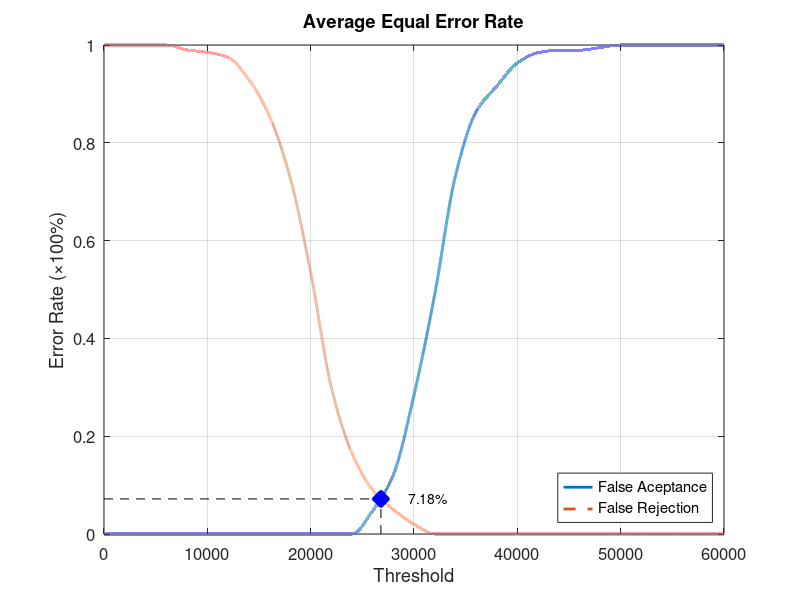
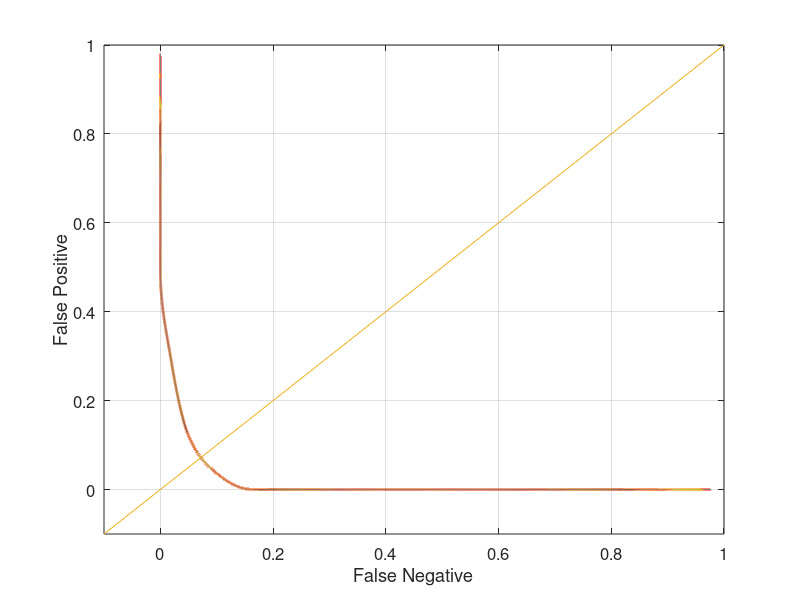

Source code (MATLAB) for these figures, in order:
function yEER = Database3_1
close all;
clear;
clc;
x = 0:2000:60000;
xq = 0:0.5:60000;

y0 = [0 0 0 0 0 0 0 0 0 0 0 0 0 0.0473684 0.121053 0.284211 0.489474 0.731579 0.863158 0.915789 0.963158 0.984211 0.989474 0.989474 0.994737 1 1 1 1 1 1];
yy0 = interp1(x, y0, xq, 'pchip');
y1 = [1 1 1 1 0.99 0.985 0.975 0.93 0.855 0.73 0.535 0.3 0.165 0.09 0.05 0.02 0 0 0 0 0 0 0 0 0 0 0 0 0 0 0];
yy1 = interp1(x, y1, xq, 'pchip');

% Calculating EER: 
y2 = abs(y0 - y1);
find(y2 == min(y2))
yy2 = abs(yy0 - yy1);
xEER = find(yy2 == min(yy2));
xEERIndex = xq(xEER) % X-axis EER
yEER = yy0(xEER) % Y-axis EER

main = figure
plot(xq, yy0,'-','LineWidth', 2);	hold on
plot(xq, yy1,'--','LineWidth', 2);	hold on
plot([xEERIndex xEERIndex], [0 yEER], 'k--');	hold on
plot([0 xEERIndex], [yEER yEER], 'k--');	hold on
plot(xEERIndex, yEER, 'bx', 'LineWidth', 10);	hold on
text(xEERIndex + 10 * xEERIndex / 100, yEER, [num2str(round((10000 * yEER)) / 100) '%'])
legend('False Aceptance', 'False Rejection', 'Location', 'SouthEast')
xlabel('Threshold')
ylabel('Error Rate (\times100%)')
title('Average Equal Error Rate')
set(gca, 'FontSize', 12)
axis([0 60000 0 1])
grid on

print(main, 'Database3_1Main', '-dpng');
FNRxFPR = figure('Color', [1 1 1]);
plot(yy1, yy0, '-', yy1, yy0, 'LineWidth', 2);
hold on
y = -0.1:0.1:1
plot(y, y); 
set(gca, 'FontSize', 12)
xlabel('False Negative')
ylabel('False Positive')
axis([-0.1 1 -0.1 1])
set(gca, 'FontSize', 12)
grid on

print(FNRxFPR, 'Database3_1FNRxFPR','-dpng');
end
